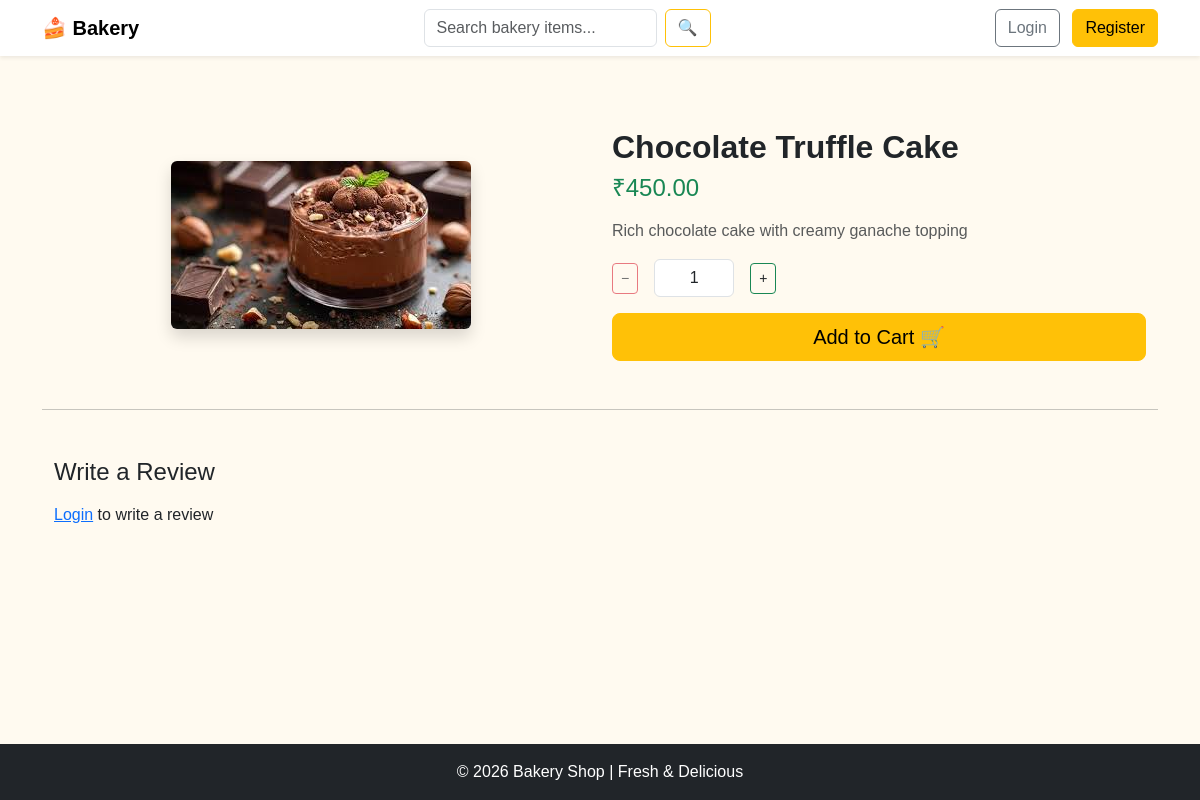
/product/1/, run on the app's committed database.
### store/models.py (models this page shows, shortened)
class Product(models.Model):
    CATEGORY_CHOICES = [
        ('cakes', 'Cakes'),
        ('cookies', 'Cookies'),
        ('bread', 'Bread'),
        ('bisuits','Bisuits'),
        ('pizza','Pizza'),
        ('puff','Puff'),
        ('doughnut','Doughnut'),
        ('muffin','Muffin'),
        ('somasa','Somasa'),
    ]
    name = models.CharField(max_length=100)
    description = models.TextField()
    price = models.DecimalField(max_digits=8, decimal_places=2)
    image = models.ImageField(upload_to='products/')
    category = models.CharField(
        max_length=20,
        choices=CATEGORY_CHOICES
    )

### store/views.py (the view, shortened to what this page needs)
# urls.py: path('product/<int:id>/', views.product_detail, name='product_detail'),
def product_detail(request, id):
    product = get_object_or_404(Product, id=id)
    feedbacks = ProductFeedback.objects.filter(product=product).order_by("-created_at")
    has_purchased = False
    if request.user.is_authenticated:
        has_purchased = OrderItem.objects.filter(
            order__user=request.user,
            product=product,
            order__paid=True
        ).exists()
    return render(request, "store/product_detail.html", {
        "product": product,
        "feedbacks": feedbacks,
        "has_purchased": has_purchased
    })

### store/templates/store/product_detail.html (shortened to what this page needs)
{% extends 'store/base.html' %}
{% block content %}
<div class="container mt-5">
    <div class="row align-items-center">
        <div class="col-md-6 text-center">
            <img src="{{ product.image.url }}"
                 class="img-fluid rounded shadow"
                 style="max-height:400px; object-fit:contain;">
        </div>
        <div class="col-md-6">
            <h2 class="fw-bold">{{ product.name }}</h2>
            <h4 class="text-success mb-3">₹{{ product.price }}</h4>
            <p class="text-muted">
                {{ product.description }}
            </p>
            <form method="POST" action="{% url 'add_to_cart' product.id %}">
                <div class="d-flex align-items-center mb-3">
                    <button type="button"
                            id="minus-{{ product.id }}"
                            class="btn btn-outline-danger btn-sm qty-btn"
                            onclick="changeQty('{{ product.id }}', -1)"
                            disabled>
                        −
                    </button>
                    <input type="text"
                           id="qty-{{ product.id }}"
                           name="quantity"
                           value="1"
                           class="form-control mx-3 text-center"
                           style="width:80px;"
                           readonly>
                    <button type="button"
                            class="btn btn-outline-success btn-sm qty-btn"
                            onclick="changeQty('{{ product.id }}', 1)">
                        +
                    </button>
                </div>
                <button type="submit" class="btn btn-warning btn-lg w-100">
                    Add to Cart 🛒
                </button>
            </form>
        </div>
    </div>
</div>
<hr class="my-5">
<div class="container">
    <h4 class="mb-3">Write a Review</h4>
    {% if user.is_authenticated %}
        {% if has_purchased %}
            <form method="POST" class="mb-4">
                {% csrf_token %}
                <div class="mb-2">
                    <label>Rating</label>
                    <select name="rating" class="form-control" required>
                        <option value="">Select</option>
                        <option value="1">1 ⭐</option>
                        <option value="2">2 ⭐</option>
                        <option value="3">3 ⭐</option>
                        <option value="4">4 ⭐</option>
                        <option value="5">5 ⭐</option>
                    </select>
                </div>
                <div class="mb-2">
                    <label>Comment</label>
                    <textarea name="comment"
                              class="form-control"
                              rows="3"
                              required></textarea>
                </div>
                <button class="btn btn-warning mt-2">
                    Submit Review
                </button>
            </form>
        {% else %}
            <p class="text-danger">
                Purchase this product to write a review
            </p>
        {% endif %}
    {% else %}
        <p>
            <a href="{% url 'login' %}">Login</a> to write a review
        </p>
    {% endif %}
</div>
{% endblock %}

### store/static/store/css/style.css (style rules this page uses)
html, body { height: 100%; margin: 0; }
body { background-color: #fffaf0; font-family: 'Poppins', sans-serif; }
button:disabled, button[disabled] { pointer-events: none; opacity: 0.5; background-color: #f8d7da; border-color: #f5c2c7; cursor: not-allowed; }
.qty-btn, .qty-btn:hover, .qty-btn:focus, .qty-btn:active { background-color: transparent !important; color: inherit !important; box-shadow: none !important; }
.btn-outline-danger.qty-btn { color: #dc3545; border-color: #dc3545; }
.btn-outline-success.qty-btn { color: #198754; border-color: #198754; }

### data on the page
Product: image (picture), name "Chocolate Truffle Cake", price "450.00", description "Rich chocolate cake with creamy ganache topping", quantity "1"
